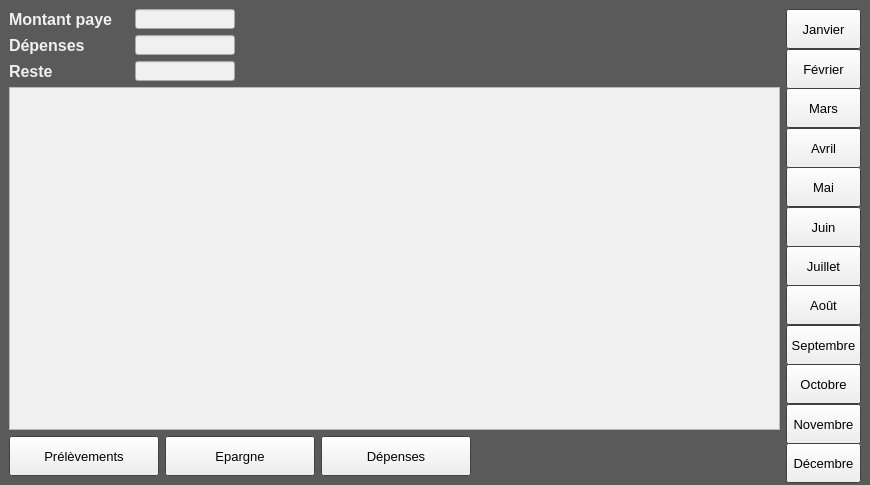
<?xml version="1.0" encoding="UTF-8"?>
<ui version="4.0">
 <class>MainWindow</class>
 <widget class="QMainWindow" name="MainWindow">
  <property name="geometry">
   <rect>
    <x>0</x>
    <y>0</y>
    <width>870</width>
    <height>485</height>
   </rect>
  </property>
  <property name="minimumSize">
   <size>
    <width>870</width>
    <height>485</height>
   </size>
  </property>
  <property name="palette">
   <palette>
    <active>
     <colorrole role="Base">
      <brush brushstyle="SolidPattern">
       <color alpha="255">
        <red>255</red>
        <green>255</green>
        <blue>255</blue>
       </color>
      </brush>
     </colorrole>
     <colorrole role="Window">
      <brush brushstyle="SolidPattern">
       <color alpha="255">
        <red>90</red>
        <green>90</green>
        <blue>90</blue>
       </color>
      </brush>
     </colorrole>
    </active>
    <inactive>
     <colorrole role="Base">
      <brush brushstyle="SolidPattern">
       <color alpha="255">
        <red>255</red>
        <green>255</green>
        <blue>255</blue>
       </color>
      </brush>
     </colorrole>
     <colorrole role="Window">
      <brush brushstyle="SolidPattern">
       <color alpha="255">
        <red>90</red>
        <green>90</green>
        <blue>90</blue>
       </color>
      </brush>
     </colorrole>
    </inactive>
    <disabled>
     <colorrole role="Base">
      <brush brushstyle="SolidPattern">
       <color alpha="255">
        <red>90</red>
        <green>90</green>
        <blue>90</blue>
       </color>
      </brush>
     </colorrole>
     <colorrole role="Window">
      <brush brushstyle="SolidPattern">
       <color alpha="255">
        <red>90</red>
        <green>90</green>
        <blue>90</blue>
       </color>
      </brush>
     </colorrole>
    </disabled>
   </palette>
  </property>
  <property name="windowTitle">
   <string/>
  </property>
  <property name="windowOpacity">
   <double>1.000000000000000</double>
  </property>
  <widget class="QWidget" name="centralwidget">
   <layout class="QHBoxLayout" name="horizontalLayout_2">
    <item>
     <layout class="QVBoxLayout" name="verticalLayout_2">
      <item>
       <layout class="QGridLayout" name="gridLayout">
        <item row="1" column="1">
         <widget class="QLineEdit" name="LE_depenses">
          <property name="sizePolicy">
           <sizepolicy hsizetype="Fixed" vsizetype="Fixed">
            <horstretch>0</horstretch>
            <verstretch>0</verstretch>
           </sizepolicy>
          </property>
          <property name="minimumSize">
           <size>
            <width>100</width>
            <height>20</height>
           </size>
          </property>
          <property name="maximumSize">
           <size>
            <width>100</width>
            <height>20</height>
           </size>
          </property>
          <property name="font">
           <font>
            <pointsize>11</pointsize>
            <weight>75</weight>
            <bold>true</bold>
           </font>
          </property>
          <property name="styleSheet">
           <string notr="true">background-color: rgb(240, 240, 240);</string>
          </property>
          <property name="alignment">
           <set>Qt::AlignRight|Qt::AlignTrailing|Qt::AlignVCenter</set>
          </property>
          <property name="readOnly">
           <bool>true</bool>
          </property>
         </widget>
        </item>
        <item row="2" column="1">
         <widget class="QLineEdit" name="LE_reste">
          <property name="sizePolicy">
           <sizepolicy hsizetype="Fixed" vsizetype="Fixed">
            <horstretch>0</horstretch>
            <verstretch>0</verstretch>
           </sizepolicy>
          </property>
          <property name="minimumSize">
           <size>
            <width>100</width>
            <height>20</height>
           </size>
          </property>
          <property name="maximumSize">
           <size>
            <width>100</width>
            <height>20</height>
           </size>
          </property>
          <property name="font">
           <font>
            <pointsize>11</pointsize>
            <weight>75</weight>
            <bold>true</bold>
           </font>
          </property>
          <property name="styleSheet">
           <string notr="true">background-color: rgb(240, 240, 240);</string>
          </property>
          <property name="alignment">
           <set>Qt::AlignRight|Qt::AlignTrailing|Qt::AlignVCenter</set>
          </property>
          <property name="readOnly">
           <bool>true</bool>
          </property>
         </widget>
        </item>
        <item row="0" column="1">
         <widget class="QLineEdit" name="LE_montant_paye">
          <property name="sizePolicy">
           <sizepolicy hsizetype="Fixed" vsizetype="Fixed">
            <horstretch>0</horstretch>
            <verstretch>0</verstretch>
           </sizepolicy>
          </property>
          <property name="minimumSize">
           <size>
            <width>100</width>
            <height>20</height>
           </size>
          </property>
          <property name="maximumSize">
           <size>
            <width>100</width>
            <height>20</height>
           </size>
          </property>
          <property name="font">
           <font>
            <pointsize>11</pointsize>
            <weight>75</weight>
            <bold>true</bold>
           </font>
          </property>
          <property name="styleSheet">
           <string notr="true">background-color: rgb(240, 240, 240);</string>
          </property>
          <property name="alignment">
           <set>Qt::AlignRight|Qt::AlignTrailing|Qt::AlignVCenter</set>
          </property>
          <property name="readOnly">
           <bool>false</bool>
          </property>
         </widget>
        </item>
        <item row="1" column="0">
         <widget class="QLabel" name="label_2">
          <property name="sizePolicy">
           <sizepolicy hsizetype="Fixed" vsizetype="Fixed">
            <horstretch>0</horstretch>
            <verstretch>0</verstretch>
           </sizepolicy>
          </property>
          <property name="minimumSize">
           <size>
            <width>120</width>
            <height>20</height>
           </size>
          </property>
          <property name="maximumSize">
           <size>
            <width>120</width>
            <height>20</height>
           </size>
          </property>
          <property name="font">
           <font>
            <pointsize>12</pointsize>
            <weight>75</weight>
            <bold>true</bold>
           </font>
          </property>
          <property name="styleSheet">
           <string notr="true">color: rgb(240, 240, 240);</string>
          </property>
          <property name="text">
           <string>Dépenses</string>
          </property>
         </widget>
        </item>
        <item row="0" column="0">
         <widget class="QLabel" name="label">
          <property name="sizePolicy">
           <sizepolicy hsizetype="Fixed" vsizetype="Fixed">
            <horstretch>0</horstretch>
            <verstretch>0</verstretch>
           </sizepolicy>
          </property>
          <property name="minimumSize">
           <size>
            <width>120</width>
            <height>20</height>
           </size>
          </property>
          <property name="maximumSize">
           <size>
            <width>120</width>
            <height>20</height>
           </size>
          </property>
          <property name="font">
           <font>
            <pointsize>12</pointsize>
            <weight>75</weight>
            <bold>true</bold>
           </font>
          </property>
          <property name="styleSheet">
           <string notr="true">color: rgb(240, 240, 240);</string>
          </property>
          <property name="text">
           <string>Montant paye</string>
          </property>
         </widget>
        </item>
        <item row="2" column="0">
         <widget class="QLabel" name="label_3">
          <property name="sizePolicy">
           <sizepolicy hsizetype="Fixed" vsizetype="Fixed">
            <horstretch>0</horstretch>
            <verstretch>0</verstretch>
           </sizepolicy>
          </property>
          <property name="minimumSize">
           <size>
            <width>120</width>
            <height>20</height>
           </size>
          </property>
          <property name="maximumSize">
           <size>
            <width>120</width>
            <height>20</height>
           </size>
          </property>
          <property name="font">
           <font>
            <pointsize>12</pointsize>
            <weight>75</weight>
            <bold>true</bold>
           </font>
          </property>
          <property name="styleSheet">
           <string notr="true">color: rgb(240, 240, 240);</string>
          </property>
          <property name="text">
           <string>Reste</string>
          </property>
         </widget>
        </item>
        <item row="1" column="2">
         <spacer name="horizontalSpacer_2">
          <property name="orientation">
           <enum>Qt::Horizontal</enum>
          </property>
          <property name="sizeHint" stdset="0">
           <size>
            <width>40</width>
            <height>20</height>
           </size>
          </property>
         </spacer>
        </item>
        <item row="0" column="2">
         <spacer name="horizontalSpacer_3">
          <property name="orientation">
           <enum>Qt::Horizontal</enum>
          </property>
          <property name="sizeHint" stdset="0">
           <size>
            <width>40</width>
            <height>20</height>
           </size>
          </property>
         </spacer>
        </item>
        <item row="2" column="2">
         <spacer name="horizontalSpacer_4">
          <property name="orientation">
           <enum>Qt::Horizontal</enum>
          </property>
          <property name="sizeHint" stdset="0">
           <size>
            <width>40</width>
            <height>20</height>
           </size>
          </property>
         </spacer>
        </item>
       </layout>
      </item>
      <item>
       <widget class="QTableView" name="TV_affichage">
        <property name="sizePolicy">
         <sizepolicy hsizetype="Expanding" vsizetype="Expanding">
          <horstretch>1</horstretch>
          <verstretch>1</verstretch>
         </sizepolicy>
        </property>
        <property name="minimumSize">
         <size>
          <width>770</width>
          <height>340</height>
         </size>
        </property>
        <property name="font">
         <font>
          <pointsize>9</pointsize>
         </font>
        </property>
        <property name="styleSheet">
         <string notr="true">background-color: rgb(240, 240, 240);</string>
        </property>
       </widget>
      </item>
      <item>
       <layout class="QHBoxLayout" name="horizontalLayout">
        <item>
         <widget class="QPushButton" name="B_prelevements">
          <property name="sizePolicy">
           <sizepolicy hsizetype="Expanding" vsizetype="Expanding">
            <horstretch>1</horstretch>
            <verstretch>1</verstretch>
           </sizepolicy>
          </property>
          <property name="minimumSize">
           <size>
            <width>100</width>
            <height>40</height>
           </size>
          </property>
          <property name="maximumSize">
           <size>
            <width>150</width>
            <height>60</height>
           </size>
          </property>
          <property name="font">
           <font>
            <pointsize>10</pointsize>
           </font>
          </property>
          <property name="text">
           <string>Prélèvements</string>
          </property>
         </widget>
        </item>
        <item>
         <widget class="QPushButton" name="B_epargne">
          <property name="sizePolicy">
           <sizepolicy hsizetype="Expanding" vsizetype="Expanding">
            <horstretch>1</horstretch>
            <verstretch>1</verstretch>
           </sizepolicy>
          </property>
          <property name="minimumSize">
           <size>
            <width>100</width>
            <height>40</height>
           </size>
          </property>
          <property name="maximumSize">
           <size>
            <width>150</width>
            <height>60</height>
           </size>
          </property>
          <property name="font">
           <font>
            <pointsize>10</pointsize>
           </font>
          </property>
          <property name="text">
           <string>Epargne</string>
          </property>
         </widget>
        </item>
        <item>
         <widget class="QPushButton" name="B_depenses">
          <property name="sizePolicy">
           <sizepolicy hsizetype="Expanding" vsizetype="Expanding">
            <horstretch>1</horstretch>
            <verstretch>1</verstretch>
           </sizepolicy>
          </property>
          <property name="minimumSize">
           <size>
            <width>100</width>
            <height>40</height>
           </size>
          </property>
          <property name="maximumSize">
           <size>
            <width>150</width>
            <height>60</height>
           </size>
          </property>
          <property name="font">
           <font>
            <pointsize>10</pointsize>
           </font>
          </property>
          <property name="text">
           <string>Dépenses</string>
          </property>
         </widget>
        </item>
        <item>
         <spacer name="horizontalSpacer">
          <property name="orientation">
           <enum>Qt::Horizontal</enum>
          </property>
          <property name="sizeHint" stdset="0">
           <size>
            <width>40</width>
            <height>20</height>
           </size>
          </property>
         </spacer>
        </item>
       </layout>
      </item>
     </layout>
    </item>
    <item>
     <layout class="QVBoxLayout" name="verticalLayout">
      <item>
       <widget class="QPushButton" name="B_janvier">
        <property name="sizePolicy">
         <sizepolicy hsizetype="Fixed" vsizetype="Expanding">
          <horstretch>0</horstretch>
          <verstretch>1</verstretch>
         </sizepolicy>
        </property>
        <property name="minimumSize">
         <size>
          <width>75</width>
          <height>40</height>
         </size>
        </property>
        <property name="maximumSize">
         <size>
          <width>75</width>
          <height>16777215</height>
         </size>
        </property>
        <property name="font">
         <font>
          <pointsize>10</pointsize>
         </font>
        </property>
        <property name="text">
         <string>Janvier</string>
        </property>
       </widget>
      </item>
      <item>
       <widget class="QPushButton" name="B_fevrier">
        <property name="sizePolicy">
         <sizepolicy hsizetype="Fixed" vsizetype="Expanding">
          <horstretch>0</horstretch>
          <verstretch>1</verstretch>
         </sizepolicy>
        </property>
        <property name="minimumSize">
         <size>
          <width>75</width>
          <height>40</height>
         </size>
        </property>
        <property name="maximumSize">
         <size>
          <width>75</width>
          <height>16777215</height>
         </size>
        </property>
        <property name="font">
         <font>
          <pointsize>10</pointsize>
         </font>
        </property>
        <property name="text">
         <string>Février</string>
        </property>
       </widget>
      </item>
      <item>
       <widget class="QPushButton" name="B_mars">
        <property name="sizePolicy">
         <sizepolicy hsizetype="Fixed" vsizetype="Expanding">
          <horstretch>0</horstretch>
          <verstretch>1</verstretch>
         </sizepolicy>
        </property>
        <property name="minimumSize">
         <size>
          <width>75</width>
          <height>40</height>
         </size>
        </property>
        <property name="maximumSize">
         <size>
          <width>75</width>
          <height>16777215</height>
         </size>
        </property>
        <property name="font">
         <font>
          <pointsize>10</pointsize>
         </font>
        </property>
        <property name="text">
         <string>Mars</string>
        </property>
       </widget>
      </item>
      <item>
       <widget class="QPushButton" name="B_avril">
        <property name="sizePolicy">
         <sizepolicy hsizetype="Fixed" vsizetype="Expanding">
          <horstretch>0</horstretch>
          <verstretch>1</verstretch>
         </sizepolicy>
        </property>
        <property name="minimumSize">
         <size>
          <width>75</width>
          <height>40</height>
         </size>
        </property>
        <property name="maximumSize">
         <size>
          <width>75</width>
          <height>16777215</height>
         </size>
        </property>
        <property name="font">
         <font>
          <pointsize>10</pointsize>
         </font>
        </property>
        <property name="text">
         <string>Avril</string>
        </property>
       </widget>
      </item>
      <item>
       <widget class="QPushButton" name="B_mai">
        <property name="sizePolicy">
         <sizepolicy hsizetype="Fixed" vsizetype="Expanding">
          <horstretch>0</horstretch>
          <verstretch>1</verstretch>
         </sizepolicy>
        </property>
        <property name="minimumSize">
         <size>
          <width>75</width>
          <height>40</height>
         </size>
        </property>
        <property name="maximumSize">
         <size>
          <width>75</width>
          <height>16777215</height>
         </size>
        </property>
        <property name="font">
         <font>
          <pointsize>10</pointsize>
         </font>
        </property>
        <property name="text">
         <string>Mai</string>
        </property>
       </widget>
      </item>
      <item>
       <widget class="QPushButton" name="B_juin">
        <property name="sizePolicy">
         <sizepolicy hsizetype="Fixed" vsizetype="Expanding">
          <horstretch>0</horstretch>
          <verstretch>1</verstretch>
         </sizepolicy>
        </property>
        <property name="minimumSize">
         <size>
          <width>75</width>
          <height>40</height>
         </size>
        </property>
        <property name="maximumSize">
         <size>
          <width>75</width>
          <height>16777215</height>
         </size>
        </property>
        <property name="font">
         <font>
          <pointsize>10</pointsize>
         </font>
        </property>
        <property name="text">
         <string>Juin</string>
        </property>
       </widget>
      </item>
      <item>
       <widget class="QPushButton" name="B_juillet">
        <property name="sizePolicy">
         <sizepolicy hsizetype="Fixed" vsizetype="Expanding">
          <horstretch>0</horstretch>
          <verstretch>1</verstretch>
         </sizepolicy>
        </property>
        <property name="minimumSize">
         <size>
          <width>75</width>
          <height>40</height>
         </size>
        </property>
        <property name="maximumSize">
         <size>
          <width>75</width>
          <height>16777215</height>
         </size>
        </property>
        <property name="font">
         <font>
          <pointsize>10</pointsize>
         </font>
        </property>
        <property name="text">
         <string>Juillet</string>
        </property>
       </widget>
      </item>
      <item>
       <widget class="QPushButton" name="B_aout">
        <property name="sizePolicy">
         <sizepolicy hsizetype="Fixed" vsizetype="Expanding">
          <horstretch>0</horstretch>
          <verstretch>1</verstretch>
         </sizepolicy>
        </property>
        <property name="minimumSize">
         <size>
          <width>75</width>
          <height>40</height>
         </size>
        </property>
        <property name="maximumSize">
         <size>
          <width>75</width>
          <height>16777215</height>
         </size>
        </property>
        <property name="font">
         <font>
          <pointsize>10</pointsize>
         </font>
        </property>
        <property name="text">
         <string>Août</string>
        </property>
       </widget>
      </item>
      <item>
       <widget class="QPushButton" name="B_septembre">
        <property name="sizePolicy">
         <sizepolicy hsizetype="Fixed" vsizetype="Expanding">
          <horstretch>0</horstretch>
          <verstretch>1</verstretch>
         </sizepolicy>
        </property>
        <property name="minimumSize">
         <size>
          <width>75</width>
          <height>40</height>
         </size>
        </property>
        <property name="maximumSize">
         <size>
          <width>75</width>
          <height>16777215</height>
         </size>
        </property>
        <property name="font">
         <font>
          <pointsize>10</pointsize>
         </font>
        </property>
        <property name="text">
         <string>Septembre</string>
        </property>
       </widget>
      </item>
      <item>
       <widget class="QPushButton" name="B_octobre">
        <property name="sizePolicy">
         <sizepolicy hsizetype="Fixed" vsizetype="Expanding">
          <horstretch>0</horstretch>
          <verstretch>1</verstretch>
         </sizepolicy>
        </property>
        <property name="minimumSize">
         <size>
          <width>75</width>
          <height>40</height>
         </size>
        </property>
        <property name="maximumSize">
         <size>
          <width>75</width>
          <height>16777215</height>
         </size>
        </property>
        <property name="font">
         <font>
          <pointsize>10</pointsize>
         </font>
        </property>
        <property name="text">
         <string>Octobre</string>
        </property>
       </widget>
      </item>
      <item>
       <widget class="QPushButton" name="B_novembre">
        <property name="sizePolicy">
         <sizepolicy hsizetype="Fixed" vsizetype="Expanding">
          <horstretch>0</horstretch>
          <verstretch>1</verstretch>
         </sizepolicy>
        </property>
        <property name="minimumSize">
         <size>
          <width>75</width>
          <height>40</height>
         </size>
        </property>
        <property name="maximumSize">
         <size>
          <width>75</width>
          <height>16777215</height>
         </size>
        </property>
        <property name="font">
         <font>
          <pointsize>10</pointsize>
         </font>
        </property>
        <property name="text">
         <string>Novembre</string>
        </property>
       </widget>
      </item>
      <item>
       <widget class="QPushButton" name="B_decembre">
        <property name="sizePolicy">
         <sizepolicy hsizetype="Fixed" vsizetype="Expanding">
          <horstretch>0</horstretch>
          <verstretch>1</verstretch>
         </sizepolicy>
        </property>
        <property name="minimumSize">
         <size>
          <width>75</width>
          <height>40</height>
         </size>
        </property>
        <property name="maximumSize">
         <size>
          <width>75</width>
          <height>16777215</height>
         </size>
        </property>
        <property name="font">
         <font>
          <pointsize>10</pointsize>
         </font>
        </property>
        <property name="text">
         <string>Décembre</string>
        </property>
       </widget>
      </item>
     </layout>
    </item>
   </layout>
  </widget>
 </widget>
 <tabstops>
  <tabstop>LE_montant_paye</tabstop>
  <tabstop>LE_depenses</tabstop>
  <tabstop>LE_reste</tabstop>
  <tabstop>B_avril</tabstop>
  <tabstop>B_mai</tabstop>
  <tabstop>B_juin</tabstop>
  <tabstop>B_juillet</tabstop>
  <tabstop>B_aout</tabstop>
  <tabstop>B_septembre</tabstop>
  <tabstop>B_octobre</tabstop>
  <tabstop>B_novembre</tabstop>
  <tabstop>B_decembre</tabstop>
  <tabstop>B_prelevements</tabstop>
  <tabstop>B_epargne</tabstop>
  <tabstop>B_depenses</tabstop>
  <tabstop>B_mars</tabstop>
  <tabstop>B_fevrier</tabstop>
  <tabstop>B_janvier</tabstop>
  <tabstop>TV_affichage</tabstop>
 </tabstops>
 <resources/>
 <connections/>
</ui>
